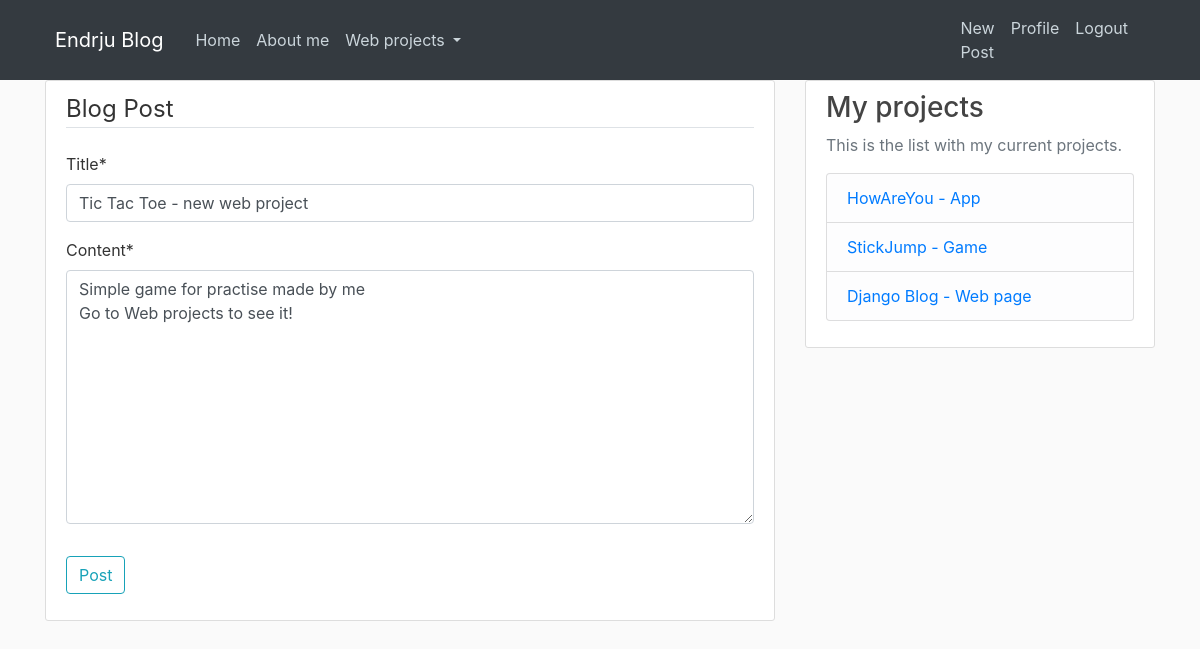
The app's page /post/33/update/ (signed in) with its own data.
### blog/models.py (models this page shows, shortened)
class Post(models.Model):
    title = models.CharField(max_length=100)
    content = models.TextField()
    date_posted = models.DateTimeField(default=timezone.now)
    author = models.ForeignKey(User, on_delete=models.CASCADE)

### blog/views.py (the view, shortened to what this page needs)
# urls.py: path('post/<int:pk>/update/', PostUpdateView.as_view(), name='post-update'),
class PostUpdateView(LoginRequiredMixin, UserPassesTestMixin, UpdateView):
    model = Post
    fields = ['title', 'content']
    def test_func(self):
        post = self.get_object()
        if self.request.user == post.author:
            return True
        return False

### blog/templates/blog/post_form.html (shortened to what this page needs)
{% extends "blog/base.html" %}
{% load crispy_forms_tags %}
{% block content %}
    <div class="content-section">
        <form method="POST">
            <fieldset class="form-group">
                <legend class="border-bottom mb-4">Blog Post</legend>
                {{ form|crispy }}
            </fieldset>
            <div class="form-group">
                <button class="btn btn-outline-info" type="submit">Post</button>
            </div>
        </form>
    </div>
{% endblock content %}

### blog/static/blog/main.css (style rules this page uses)
body { background: #fafafa; color: #333333; margin-top: 5rem; }
.content-section { background: #ffffff; padding: 10px 20px; border: 1px solid #dddddd; border-radius: 3px; margin-bottom: 20px; }

### records on screen
Post: title "Tic Tac Toe - new web project", content "Simple game for practise made by me Go to Web projects to see it!"
